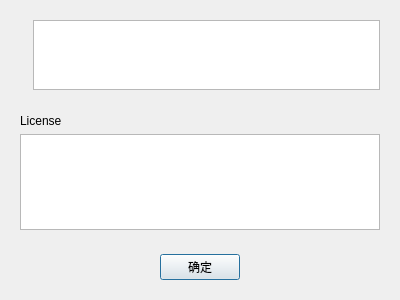
<?xml version="1.0" encoding="UTF-8"?>
<ui version="4.0">
 <class>AboutMe</class>
 <widget class="QDialog" name="AboutMe">
  <property name="geometry">
   <rect>
    <x>0</x>
    <y>0</y>
    <width>400</width>
    <height>300</height>
   </rect>
  </property>
  <property name="windowTitle">
   <string>关于我</string>
  </property>
  <layout class="QVBoxLayout" name="verticalLayout_2">
   <item>
    <widget class="QWidget" name="widget_2" native="true">
     <property name="maximumSize">
      <size>
       <width>16777215</width>
       <height>105</height>
      </size>
     </property>
     <layout class="QHBoxLayout" name="horizontalLayout">
      <item>
       <widget class="QLabel" name="label_2">
        <property name="maximumSize">
         <size>
          <width>50</width>
          <height>50</height>
         </size>
        </property>
        <property name="text">
         <string/>
        </property>
        <property name="pixmap">
         <pixmap resource="../Resource/resource.qrc">:/ico/logo.ico</pixmap>
        </property>
        <property name="scaledContents">
         <bool>true</bool>
        </property>
       </widget>
      </item>
      <item>
       <widget class="QTextBrowser" name="textBrowser_2">
        <property name="maximumSize">
         <size>
          <width>16777215</width>
          <height>100</height>
         </size>
        </property>
        <property name="source">
         <url>
          <string>qrc:/Version/AboutMe.md</string>
         </url>
        </property>
        <property name="openExternalLinks">
         <bool>false</bool>
        </property>
        <property name="openLinks">
         <bool>true</bool>
        </property>
       </widget>
      </item>
     </layout>
    </widget>
   </item>
   <item>
    <widget class="QWidget" name="widget" native="true">
     <layout class="QVBoxLayout" name="verticalLayout">
      <item>
       <widget class="QLabel" name="label">
        <property name="text">
         <string>License</string>
        </property>
       </widget>
      </item>
      <item>
       <widget class="QTextBrowser" name="textBrowser">
        <property name="source">
         <url>
          <string>qrc:/License/gpl-3.0.md</string>
         </url>
        </property>
       </widget>
      </item>
     </layout>
    </widget>
   </item>
   <item>
    <widget class="QWidget" name="widget_3" native="true">
     <layout class="QHBoxLayout" name="horizontalLayout_2">
      <item>
       <spacer name="horizontalSpacer">
        <property name="orientation">
         <enum>Qt::Horizontal</enum>
        </property>
        <property name="sizeHint" stdset="0">
         <size>
          <width>40</width>
          <height>20</height>
         </size>
        </property>
       </spacer>
      </item>
      <item>
       <widget class="QPushButton" name="pushButtonOK">
        <property name="text">
         <string>确定</string>
        </property>
       </widget>
      </item>
      <item>
       <spacer name="horizontalSpacer_2">
        <property name="orientation">
         <enum>Qt::Horizontal</enum>
        </property>
        <property name="sizeHint" stdset="0">
         <size>
          <width>40</width>
          <height>20</height>
         </size>
        </property>
       </spacer>
      </item>
     </layout>
    </widget>
   </item>
  </layout>
 </widget>
 <resources>
  <include location="../Resource/resource.qrc"/>
 </resources>
 <connections/>
</ui>
